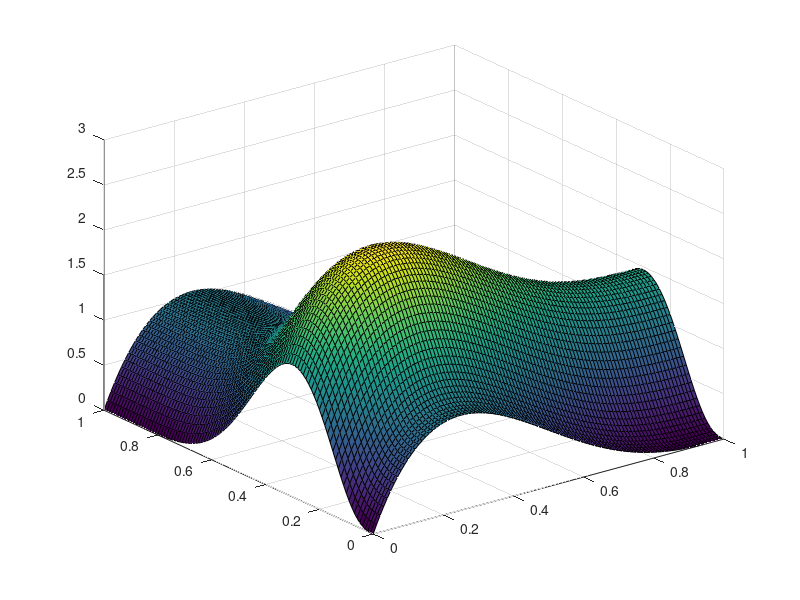

This chart was generated by the following MATLAB code:
clear all;
[X,Y] = meshgrid(0:0.01:1);
azalpha = 2;
azbeta = 4;
elalpha = 4;
elbeta = 8;

x = betapdf(X, azalpha, azbeta);
y = betapdf(X, elalpha, elbeta);
z = (x + y')/2;

surf(X, Y, z)
